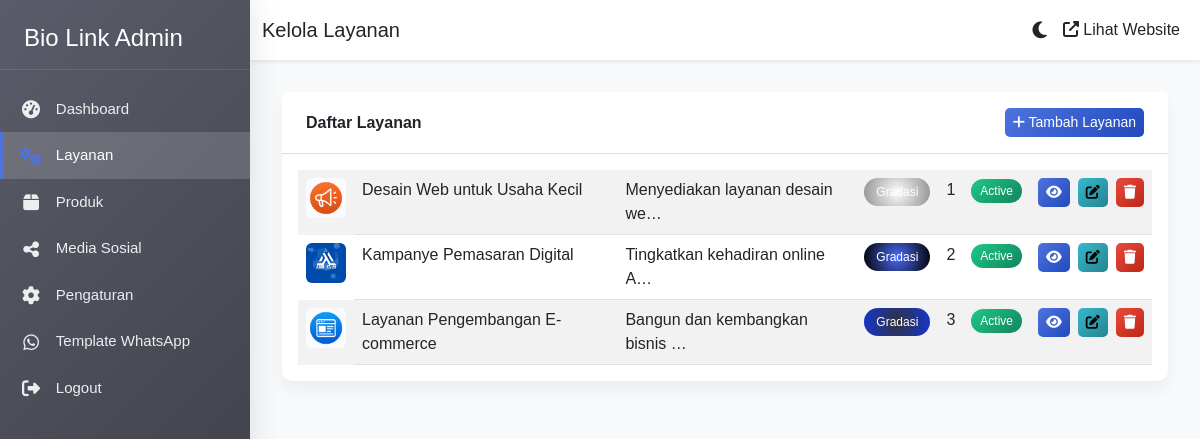
/eka/service/ (signed in), run on the app's committed database.
### core/models.py (models this page shows, shortened)
class Service(models.Model):
    title = models.CharField(max_length=100)
    description = models.TextField()
    icon = models.ImageField(upload_to='services/')
    link = models.URLField(blank=True, null=True, help_text='Link untuk layanan ini')
    color = models.CharField(max_length=50, default='blue')
    gradient_color = models.CharField(max_length=50, blank=True, null=True, help_text='Warna kedua untuk gradasi')
    gradient_type = models.CharField(max_length=20, default='linear', choices=[
        ('linear', 'Linear Gradient'),
        ('radial', 'Radial Gradient'),
    ])
    gradient_direction = models.CharField(max_length=20, default='to right', choices=[
        ('to right', 'Kanan'),
        ('to left', 'Kiri'),
        ('to bottom', 'Bawah'),
        ('to top', 'Atas'),
        ('to bottom right', 'Kanan Bawah'),
        ('to bottom left', 'Kiri Bawah'),
        ('to top right', 'Kanan Atas'),
        ('to top left', 'Kiri Atas'),
    ])
    order = models.IntegerField(default=0)
    is_active = models.BooleanField(default=True)
    created_at = models.DateTimeField(auto_now_add=True)
    updated_at = models.DateTimeField(auto_now=True)
    class Meta:
        ordering = ['order']

### core/views.py (the view)
# urls.py: path('eka/service/', views.admin_service_list, name='admin_service_list'),
@login_required(login_url='admin_login')
def admin_service_list(request):
    services = Service.objects.all().order_by('order')
    form = ServiceForm()
    context = {
        'services': services,
        'form': form,
    }
    return render(request, 'core/admin/service_list.html', context)

### core/templates/core/admin/service_list.html (shortened to what this page needs)
{% extends 'core/admin/base_admin.html' %}
{% block page_title %}Kelola Layanan{% endblock %}
{% block content %}
<div class="card">
    <div class="card-header d-flex justify-content-between align-items-center">
        <span>Daftar Layanan</span>
        <button type="button" class="btn btn-primary btn-sm" data-bs-toggle="modal" data-bs-target="#addServiceModal">
            <i class="fas fa-plus"></i> Tambah Layanan
        </button>
    </div>
    <div class="card-body">
        {% if services %}
        <div class="table-responsive">
            <table class="table table-striped">
                <tbody>
                    {% for service in services %}
                    <tr class="d-block d-md-table-row mb-3 mb-md-0">
                        <td class="d-flex d-md-table-cell align-items-center border-bottom-0 border-md-bottom">
                            {% if service.icon %}
                            <img src="{{ service.icon.url }}" alt="{{ service.title }}" width="40" height="40" class="rounded">
                            {% else %}
                            No Icon
                            {% endif %}
                        </td>
                        <td class="d-block d-md-table-cell">
                            {{ service.title }}
                        </td>
                        <td class="d-block d-md-table-cell">
                            {{ service.description|truncatechars:30 }}
                        </td>
                        <td class="d-block d-md-table-cell">
                            {% if service.gradient_color %}
                                <span class="badge" style="background: {% if service.gradient_type == 'linear' %}linear-gradient({{ service.gradient_direction }}, {{ service.color }}, {{ service.gradient_color }}){% else %}radial-gradient(circle, {{ service.color }}, {{ service.gradient_color }}){% endif %}; padding: 8px 12px;">Gradasi</span>
                            {% else %}
                                <span class="badge" style="background-color: {{ service.color }}; padding: 8px 12px;">{{ service.color }}</span>
                            {% endif %}
                        </td>
                        <td class="d-block d-md-table-cell">
                            {{ service.order }}
                        </td>
                        <td class="d-block d-md-table-cell">
                            {% if service.is_active %}<span class="badge bg-success">Active</span>{% else %}<span class="badge bg-danger">Inactive</span>{% endif %}
                        </td>
                        <td class="d-block d-md-table-cell">
                            <div class="d-flex gap-2">
                                <button type="button" class="btn btn-sm btn-primary btn-icon"
                                        onclick="showServicePreview({{ service.id }})">
                                    <i class="fas fa-eye"></i>
                                </button>
                                <button type="button" class="btn btn-sm btn-info btn-icon edit-btn"
                                        data-id="{{ service.id }}">
                                    <i class="fas fa-edit"></i>
                                </button>
                                <button type="button" class="btn btn-sm btn-danger btn-icon"
                                        onclick="deleteItem('{% url 'admin_service_delete' service.id %}', 'layanan')">
                                    <i class="fas fa-trash"></i>
                                </button>
                            </div>
                        </td>
                    </tr>
                    {% empty %}
                    <tr>
                        <td colspan="7" class="text-center">No services found</td>
                    </tr>
                    {% endfor %}
                </tbody>
            </table>
        </div>
        {% else %}
        <div class="alert alert-info">
            Belum ada layanan yang ditambahkan. Klik tombol "Tambah Layanan" untuk menambahkan layanan baru.
        </div>
        {% endif %}
    </div>
</div>
{% endblock %}

### core/static/core/css/admin-dark.css (style rules this page uses)
:root { --light-bg: #f8f9fa; --light-sidebar-bg: linear-gradient(135deg, #5a5c69 0%, #373840 100%); --light-text: #212529; --light-sidebar-text: rgba(255, 255, 255, 0.8); --light-card-bg: #ffffff; --light-input-bg: #ffffff; --light-border: #e0e0e0; --light-hover: rgba(0, 0, 0, 0.05); --dark-bg: #121212; --dark-sidebar-bg: linear-gradient(135deg, #1e1e24 0%, #121218 100%); --dark-text: #e0e0e0; --dark-sidebar-text: rgba(255, 255, 255, 0.7); --dark-card-bg: #1e1e24; --dark-input-bg: #2d2d35; --dark-border: #333340; --dark-hover: rgba(255, 255, 255, 0.05); --primary-color: #4e73df; --primary-hover: #3a5ccc; --success-color: #1cc88a; --info-color: #36b9cc; --warning-color: #f6c23e; --danger-color: #e74a3b; --sidebar-width: 250px; --sidebar-width-mobile: 70px; --header-height: 60px; --transition-speed: 0.3s; --primary-gradient: linear-gradient(135deg, #4e73df 0%, #224abe 100%); --success-gradient: linear-gradient(135deg, #1cc88a 0%, #13855c 100%); --info-gradient: linear-gradient(135deg, #36b9cc 0%, #258391 100%); --warning-gradient: linear-gradient(135deg, #f6c23e 0%, #dda20a 100%); --danger-gradient: linear-gradient(135deg, #e74a3b 0%, #be2617 100%); --secondary-gradient: linear-gradient(135deg, #858796 0%, #60616f 100%); --light-gradient: linear-gradient(135deg, #f8f9fc 0%, #d4d9e9 100%); --dark-gradient: linear-gradient(135deg, #5a5c69 0%, #373840 100%); }
body { min-height: 100vh; background-color: var(--light-bg); color: var(--light-text); transition: background-color var(--transition-speed), color var(--transition-speed); overflow-x: hidden; font-family: 'Poppins', sans-serif; }
.card { border: none; border-radius: 10px; box-shadow: 0 0.5rem 1rem rgba(0, 0, 0, 0.05); margin-bottom: 1.5rem; transition: all var(--transition-speed); background-color: var(--light-card-bg); }
.card-header { background-color: var(--light-card-bg); border-bottom: 1px solid var(--light-border); padding: 1rem 1.5rem; font-weight: 600; border-radius: 10px 10px 0 0; color: var(--light-text); transition: background-color var(--transition-speed), color var(--transition-speed), border-color var(--transition-speed); }
.card-body { transition: background-color var(--transition-speed); }
.table { margin-bottom: 0; color: var(--light-text); transition: color var(--transition-speed); }
.btn { border-radius: 5px; transition: all 0.2s; }
body { min-height: 100vh; background-color: #f8f9fa; overflow-x: hidden; }
.card { border: none; border-radius: 10px; box-shadow: 0 0.5rem 1rem rgba(0, 0, 0, 0.05); margin-bottom: 1.5rem; transition: all 0.3s ease; }
.card-header { background-color: #fff; border-bottom: 1px solid rgba(0, 0, 0, 0.125); padding: 1rem 1.5rem; font-weight: 600; border-radius: 10px 10px 0 0; }
.table { margin-bottom: 0; }
.btn-primary { background: var(--primary-gradient); border: none; }
.btn-info { background: var(--info-gradient); border: none; }
.btn-danger { background: var(--danger-gradient); border: none; }
.btn-icon { padding: 0.25rem 0.5rem; font-size: 0.875rem; }
.badge { padding: 0.5em 0.75em; font-weight: 500; border-radius: 30px; }
.bg-success { background: var(--success-gradient) !important; }

### data on the page
Service: icon (picture), title "Desain Web untuk Usaha Kecil", description "Menyediakan layanan desain we…", order "1", is_active "Active"
Service: icon (picture), title "Kampanye Pemasaran Digital", description "Tingkatkan kehadiran online A…", order "2", is_active "Active"
Service: icon (picture), title "Layanan Pengembangan E-commerce", description "Bangun dan kembangkan bisnis …", order "3", is_active "Active"
